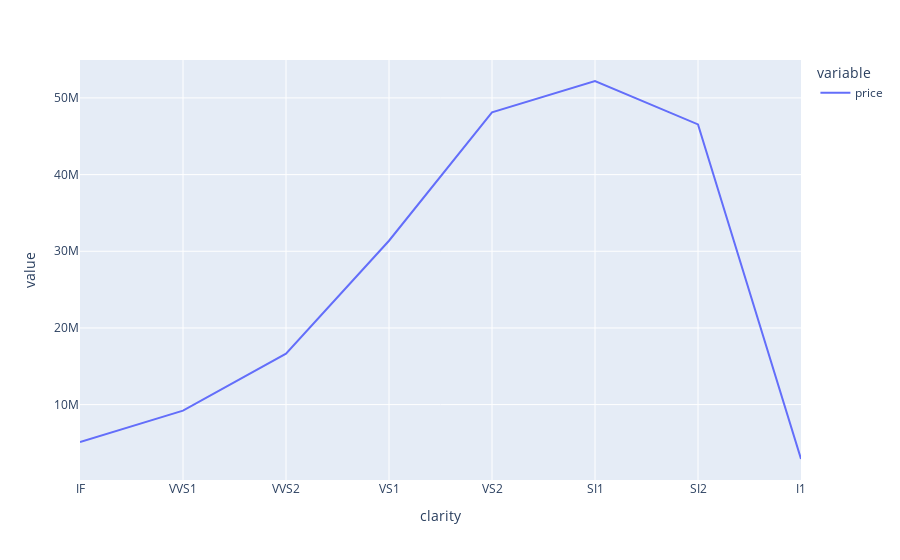

Notebook source saved alongside this figure:
### Code cell
# px.line(total)
fig=px.line(avg)
fig.show()
fig.write_image('line.png')

### Figure 1 — Plotly figure (JSON) as saved in the notebook; plotly's stock layout.template omitted (floating-point values rounded to 4 significant figures)
{"data": [{"hovertemplate": "variable=price<br>clarity=%{x}<br>value=%{y}<extra></extra>", "legendgroup": "price", "line": {"color": "#636efa", "dash": "solid"}, "marker": {"symbol": "circle"}, "mode": "lines", "name": "price", "orientation": "v", "showlegend": true, "type": "scatter", "x": ["IF", "VVS1", "VVS2", "VS1", "VS2", "SI1", "SI2", "I1"], "xaxis": "x", "y": [5128062, 9221984, 16635412, 31372190, 48112520, 52207755, 46549485, 2907809], "yaxis": "y"}], "layout": {"legend": {"title": {"text": "variable"}, "tracegroupgap": 0}, "margin": {"t": 60}, "xaxis": {"anchor": "y", "domain": [0, 1], "title": {"text": "clarity"}}, "yaxis": {"anchor": "x", "domain": [0, 1], "title": {"text": "value"}}}}
